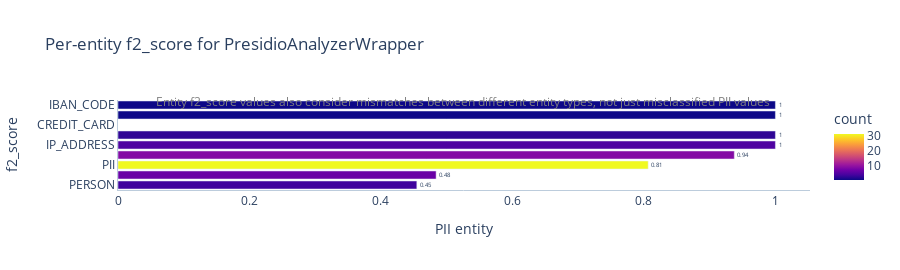
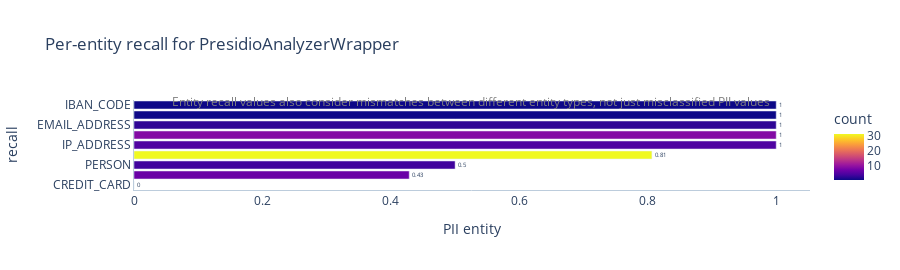
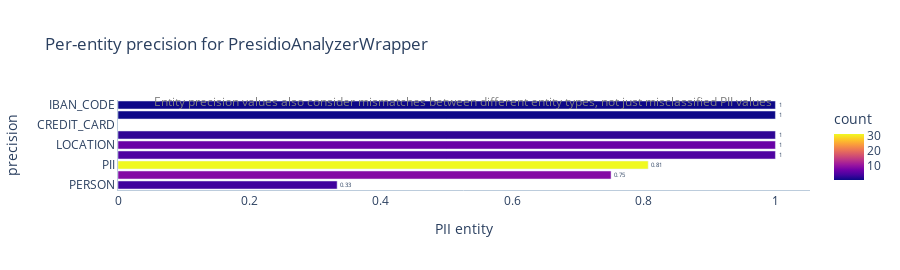

The cell these charts' notebook holds for them, in order:
### Code cell
plotter.plot_scores()

### Figure 1 — Plotly figure (JSON) as saved in the notebook; plotly's stock layout.template omitted (floating-point values rounded to 4 significant figures)
{"data": [{"alignmentgroup": "True", "cliponaxis": false, "hovertemplate": "f2_score=%{x}<br>entity=%{y}<br>count=%{marker.color}<extra></extra>", "legendgroup": "", "marker": {"color": [4, 5, 7, 9, 3, 1, 1, 1, 31], "coloraxis": "coloraxis", "pattern": {"shape": ""}}, "name": "", "offsetgroup": "", "orientation": "h", "showlegend": false, "textangle": 0, "textfont": {"size": 12}, "textposition": "outside", "texttemplate": "%{x:.2}", "type": "bar", "x": [0.4545, 1, 0.4839, 0.9375, 1, null, 1, 1, 0.8065], "xaxis": "x", "y": ["PERSON", "IP_ADDRESS", "LOCATION", "DATE_TIME", "EMAIL_ADDRESS", "CREDIT_CARD", "URL", "IBAN_CODE", "PII"], "yaxis": "y"}], "layout": {"annotations": [{"font": {"color": "gray", "size": 12}, "showarrow": false, "text": "Entity f2_score values also consider mismatches between different entity types, not just misclassified PII values\n", "x": 0.5, "xref": "paper", "y": 1.1, "yref": "paper"}], "barmode": "group", "coloraxis": {"colorbar": {"title": {"text": "count"}}, "colorscale": [[0, "#0d0887"], [0.1111, "#46039f"], [0.2222, "#7201a8"], [0.3333, "#9c179e"], [0.4444, "#bd3786"], [0.5556, "#d8576b"], [0.6667, "#ed7953"], [0.7778, "#fb9f3a"], [0.8889, "#fdca26"], [1, "#f0f921"]]}, "height": 270, "legend": {"tracegroupgap": 0}, "plot_bgcolor": "#FFF", "title": {"text": "Per-entity f2_score for PresidioAnalyzerWrapper"}, "xaxis": {"anchor": "y", "domain": [0, 1], "linecolor": "#BCCCDC", "showgrid": false, "title": {"text": "PII entity"}}, "yaxis": {"anchor": "x", "categoryorder": "total ascending", "domain": [0, 1], "linecolor": "#BCCCDC", "showgrid": false, "title": {"text": "f2_score"}}}}

### Figure 2 — Plotly figure (JSON) as saved in the notebook; plotly's stock layout.template omitted (floating-point values rounded to 4 significant figures)
{"data": [{"alignmentgroup": "True", "cliponaxis": false, "hovertemplate": "recall=%{x}<br>entity=%{y}<br>count=%{marker.color}<extra></extra>", "legendgroup": "", "marker": {"color": [4, 5, 7, 9, 3, 1, 1, 1, 31], "coloraxis": "coloraxis", "pattern": {"shape": ""}}, "name": "", "offsetgroup": "", "orientation": "h", "showlegend": false, "textangle": 0, "textfont": {"size": 12}, "textposition": "outside", "texttemplate": "%{x:.2}", "type": "bar", "x": [0.5, 1, 0.4286, 1, 1, 0, 1, 1, 0.8065], "xaxis": "x", "y": ["PERSON", "IP_ADDRESS", "LOCATION", "DATE_TIME", "EMAIL_ADDRESS", "CREDIT_CARD", "URL", "IBAN_CODE", "PII"], "yaxis": "y"}], "layout": {"annotations": [{"font": {"color": "gray", "size": 12}, "showarrow": false, "text": "Entity recall values also consider mismatches between different entity types, not just misclassified PII values\n", "x": 0.5, "xref": "paper", "y": 1.1, "yref": "paper"}], "barmode": "group", "coloraxis": {"colorbar": {"title": {"text": "count"}}, "colorscale": [[0, "#0d0887"], [0.1111, "#46039f"], [0.2222, "#7201a8"], [0.3333, "#9c179e"], [0.4444, "#bd3786"], [0.5556, "#d8576b"], [0.6667, "#ed7953"], [0.7778, "#fb9f3a"], [0.8889, "#fdca26"], [1, "#f0f921"]]}, "height": 270, "legend": {"tracegroupgap": 0}, "plot_bgcolor": "#FFF", "title": {"text": "Per-entity recall for PresidioAnalyzerWrapper"}, "xaxis": {"anchor": "y", "domain": [0, 1], "linecolor": "#BCCCDC", "showgrid": false, "title": {"text": "PII entity"}}, "yaxis": {"anchor": "x", "categoryorder": "total ascending", "domain": [0, 1], "linecolor": "#BCCCDC", "showgrid": false, "title": {"text": "recall"}}}}

### Figure 3 — Plotly figure (JSON) as saved in the notebook; plotly's stock layout.template omitted (floating-point values rounded to 4 significant figures)
{"data": [{"alignmentgroup": "True", "cliponaxis": false, "hovertemplate": "precision=%{x}<br>entity=%{y}<br>count=%{marker.color}<extra></extra>", "legendgroup": "", "marker": {"color": [4, 5, 7, 9, 3, 1, 1, 1, 31], "coloraxis": "coloraxis", "pattern": {"shape": ""}}, "name": "", "offsetgroup": "", "orientation": "h", "showlegend": false, "textangle": 0, "textfont": {"size": 12}, "textposition": "outside", "texttemplate": "%{x:.2}", "type": "bar", "x": [0.3333, 1, 1, 0.75, 1, null, 1, 1, 0.8065], "xaxis": "x", "y": ["PERSON", "IP_ADDRESS", "LOCATION", "DATE_TIME", "EMAIL_ADDRESS", "CREDIT_CARD", "URL", "IBAN_CODE", "PII"], "yaxis": "y"}], "layout": {"annotations": [{"font": {"color": "gray", "size": 12}, "showarrow": false, "text": "Entity precision values also consider mismatches between different entity types, not just misclassified PII values\n", "x": 0.5, "xref": "paper", "y": 1.1, "yref": "paper"}], "barmode": "group", "coloraxis": {"colorbar": {"title": {"text": "count"}}, "colorscale": [[0, "#0d0887"], [0.1111, "#46039f"], [0.2222, "#7201a8"], [0.3333, "#9c179e"], [0.4444, "#bd3786"], [0.5556, "#d8576b"], [0.6667, "#ed7953"], [0.7778, "#fb9f3a"], [0.8889, "#fdca26"], [1, "#f0f921"]]}, "height": 270, "legend": {"tracegroupgap": 0}, "plot_bgcolor": "#FFF", "title": {"text": "Per-entity precision for PresidioAnalyzerWrapper"}, "xaxis": {"anchor": "y", "domain": [0, 1], "linecolor": "#BCCCDC", "showgrid": false, "title": {"text": "PII entity"}}, "yaxis": {"anchor": "x", "categoryorder": "total ascending", "domain": [0, 1], "linecolor": "#BCCCDC", "showgrid": false, "title": {"text": "precision"}}}}
